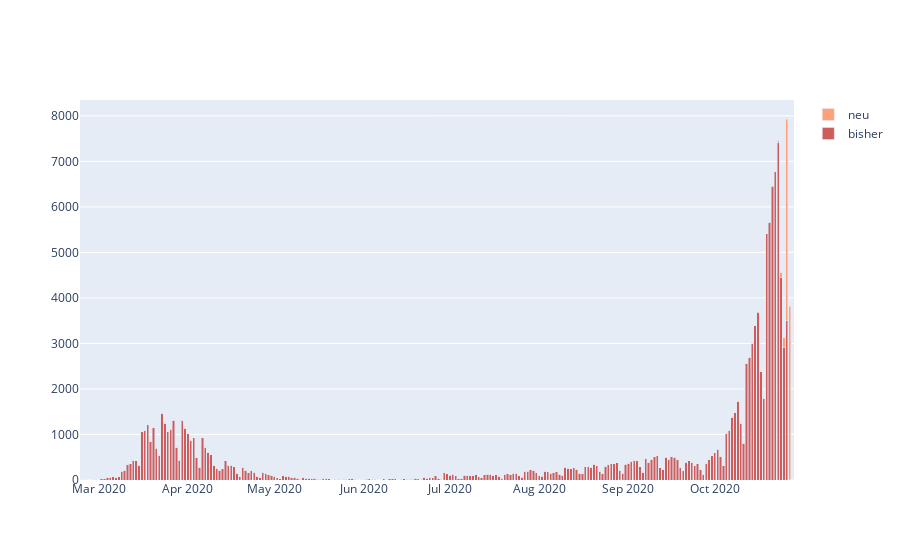

Notebook source saved alongside this figure:
### Code cell
fig = go.Figure(data=[
    go.Bar(x=df_ch.case_date, y=df_ch.conf-df_ch.new_conf, marker_color='indianred', name = 'bisher'),
    go.Bar(x=df_ch.case_date, y=df_ch.new_conf, marker_color='lightsalmon', name = 'neu')
])
# Change the bar mode
fig.update_layout(barmode='stack')
fig.show()

### Figure 1 — Plotly figure (JSON) as saved in the notebook; plotly's stock layout.template omitted (floating-point values rounded to 4 significant figures; data arrays with more than 128 entries replaced by an {"elided": "..."} marker saying what was removed)
{"data": [{"marker": {"color": "indianred"}, "name": "bisher", "type": "bar", "x": {"elided": "248 str values"}, "y": {"elided": "248 int values"}}, {"marker": {"color": "lightsalmon"}, "name": "neu", "type": "bar", "x": {"elided": "248 str values"}, "y": {"elided": "248 int values"}}], "layout": {"barmode": "stack"}}
